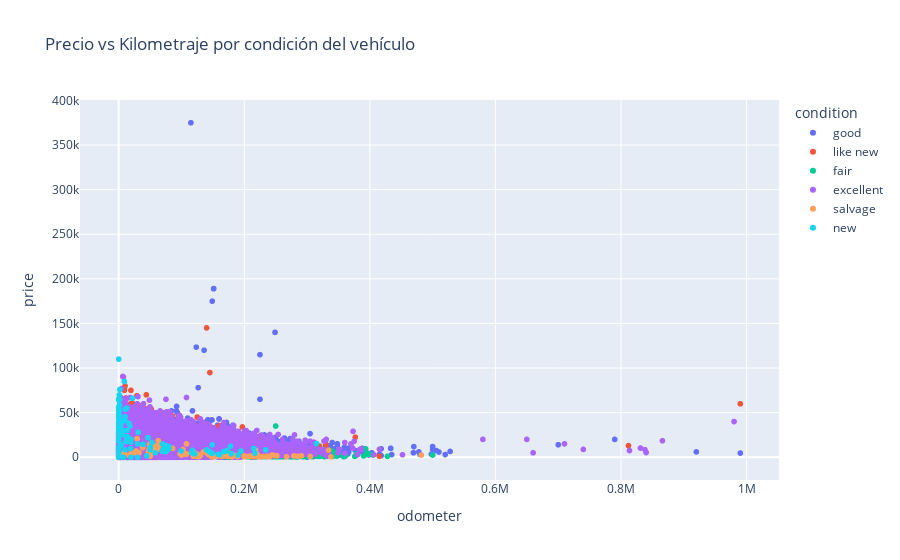

Source (notebook cell):
### Code cell
car_data = pd.read_csv('../vehicles_us.csv') # leer los datos
fig = px.scatter(car_data, 
                 x="odometer", 
                 y="price", 
                 color="condition",
                 title="Precio vs Kilometraje por condición del vehículo") # crear un gráfico de dispersión segmentado por condition
fig.show()

### Figure 1 — Plotly figure (JSON) as saved in the notebook; plotly's stock layout.template omitted (floating-point values rounded to 4 significant figures; data arrays with more than 128 entries replaced by an {"elided": "..."} marker saying what was removed)
{"data": [{"hovertemplate": "condition=good<br>odometer=%{x}<br>price=%{y}<extra></extra>", "legendgroup": "good", "marker": {"color": "#636efa", "symbol": "circle"}, "mode": "markers", "name": "good", "showlegend": true, "type": "scattergl", "x": {"elided": "20145 float values"}, "xaxis": "x", "y": {"elided": "20145 int values"}, "yaxis": "y"}, {"hovertemplate": "condition=like new<br>odometer=%{x}<br>price=%{y}<extra></extra>", "legendgroup": "like new", "marker": {"color": "#EF553B", "symbol": "circle"}, "mode": "markers", "name": "like new", "showlegend": true, "type": "scattergl", "x": {"elided": "4742 float values"}, "xaxis": "x", "y": {"elided": "4742 int values"}, "yaxis": "y"}, {"hovertemplate": "condition=fair<br>odometer=%{x}<br>price=%{y}<extra></extra>", "legendgroup": "fair", "marker": {"color": "#00cc96", "symbol": "circle"}, "mode": "markers", "name": "fair", "showlegend": true, "type": "scattergl", "x": {"elided": "1607 float values"}, "xaxis": "x", "y": {"elided": "1607 int values"}, "yaxis": "y"}, {"hovertemplate": "condition=excellent<br>odometer=%{x}<br>price=%{y}<extra></extra>", "legendgroup": "excellent", "marker": {"color": "#ab63fa", "symbol": "circle"}, "mode": "markers", "name": "excellent", "showlegend": true, "type": "scattergl", "x": {"elided": "24773 float values"}, "xaxis": "x", "y": {"elided": "24773 int values"}, "yaxis": "y"}, {"hovertemplate": "condition=salvage<br>odometer=%{x}<br>price=%{y}<extra></extra>", "legendgroup": "salvage", "marker": {"color": "#FFA15A", "symbol": "circle"}, "mode": "markers", "name": "salvage", "showlegend": true, "type": "scattergl", "x": [216300.0, 285000.0, 120000.0, 164200.0, 229700.0, 175000.0, 334200.0, 482000.0, 249000.0, 154100.0, 251900.0, 219700.0, 218000.0, 128000.0, 221200.0, 64050.0, NaN, NaN, 108000.0, 142000.0, 57500.0, 0.0, 63000.0, 38000.0, 116600.0, 0.0, NaN, 9621.0, 97800.0, NaN, 150000.0, 17080.0, 48500.0, 130200.0, 200000.0, 8900.0, NaN, 174000.0, 63400.0, 305000.0, 108000.0, 167000.0, 279000.0, NaN, 240500.0, 38000.0, 86000.0, 210000.0, 50000.0, 108000.0, 221000.0, 29330.0, 60920.0, NaN, 53890.0, 143300.0, 189000.0, NaN, 163000.0, 244400.0, 189400.0, 180000.0, NaN, 119000.0, 9621.0, 180800.0, 105000.0, 235300.0, 125000.0, 24500.0, 29330.0, 60920.0, 102200.0, NaN, 140200.0, NaN, 49680.0, 146000.0, 135000.0, 100000.0, 200000.0, 47000.0, 148000.0, NaN, 190000.0, 153000.0, 149000.0, 168000.0, 163.0, 201000.0, 28000.0, 124000.0, 291000.0, NaN, 102600.0, 338000.0, NaN, 212500.0, NaN, 32320.0, NaN, 180000.0, 54000.0, 158700.0, 100.0, 49000.0, 267400.0, 173000.0, 207000.0, 238200.0, 225000.0, 106300.0, 20000.0, NaN, 181500.0], "xaxis": "x", "y": [600, 1000, 5500, 999, 850, 5000, 8000, 2500, 1800, 1000, 1500, 1800, 8000, 580, 2700, 11000, 800, 800, 3800, 4100, 12900, 400, 18500, 13500, 5500, 900, 850, 4500, 3750, 22000, 800, 1700, 9450, 2000, 1500, 5000, 4000, 800, 13000, 800, 15000, 2950, 1500, 3500, 800, 10700, 9975, 1400, 1200, 3500, 800, 20750, 8750, 13200, 6750, 2950, 2495, 2400, 2700, 2500, 800, 1200, 1200, 1000, 4500, 500, 4700, 1000, 3500, 5200, 20750, 8750, 8725, 750, 5000, 1700, 3000, 3000, 6000, 2500, 700, 5990, 500, 2500, 2250, 650, 700, 1000, 1900, 600, 7000, 1000, 1500, 7000, 4800, 500, 2000, 700, 3000, 5000, 7000, 450, 9900, 1500, 5000, 14500, 500, 1500, 1000, 850, 500, 3500, 5000, 2900, 2700], "yaxis": "y"}, {"hovertemplate": "condition=new<br>odometer=%{x}<br>price=%{y}<extra></extra>", "legendgroup": "new", "marker": {"color": "#19d3f3", "symbol": "circle"}, "mode": "markers", "name": "new", "showlegend": true, "type": "scattergl", "x": {"elided": "143 float values"}, "xaxis": "x", "y": {"elided": "143 int values"}, "yaxis": "y"}], "layout": {"legend": {"title": {"text": "condition"}, "tracegroupgap": 0}, "title": {"text": "Precio vs Kilometraje por condición del vehículo"}, "xaxis": {"anchor": "y", "domain": [0, 1], "title": {"text": "odometer"}}, "yaxis": {"anchor": "x", "domain": [0, 1], "title": {"text": "price"}}}}
